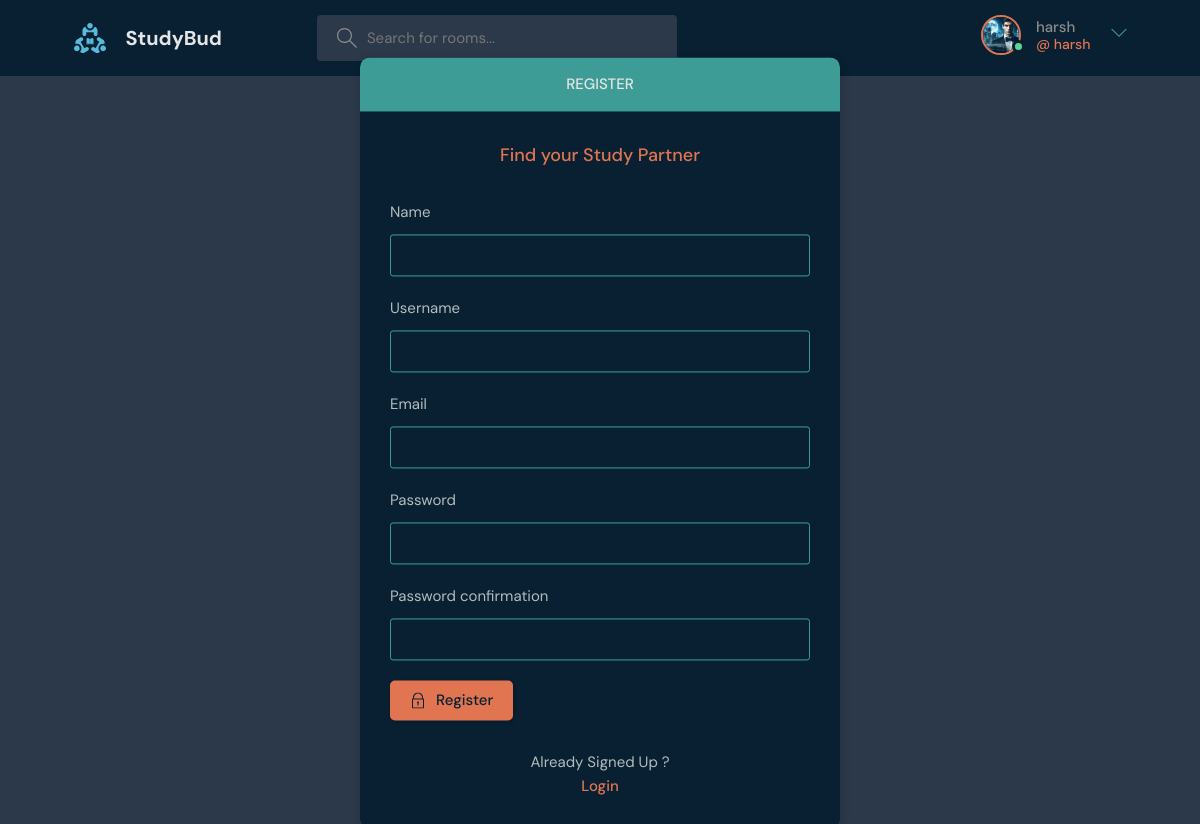
Page /register/ (signed in) on the committed database.
### base/models.py (models this page shows)
class User(AbstractUser):
    name = models.CharField(max_length=200, null=True)
    email = models.EmailField( unique=True, null = True)
    bio = models.TextField( null=True)
    avatar = models.ImageField(null=True, default="avatar.svg")
    USERNAME_FIELD = 'email'
    REQUIRED_FIELDS = []

### base/views.py (the view, shortened to what this page needs)
# urls.py: path('register/', views.registerPage,name='register'),
def registerPage(request):
    form = MyUserCreationForm()
    context = {'form': form}
    return render(request,"base/login_register.html", context)

### base/forms.py
class MyUserCreationForm(UserCreationForm):
  class Meta:
    model = User
    fields = ['name','username' , 'email', 'password1', 'password2' ]

### base/templates/base/login_register.html (shortened to what this page needs)
{% extends "main.html" %} {% block content %}
<main class="auth layout">
  {% if page == 'login' %}
  <div class="container">
    <div class="layout__box">
      <div class="layout__boxHeader">
        <div class="layout__boxTitle">
          <h3>Login</h3>
        </div>
      </div>
      <div class="layout__body">
        <h2 class="auth__tagline">Find your Study Partner</h2>
        <form method="POST" action="">
          {% csrf_token %}
          <div class="form__group form__group">
            <label for="room_name">Email</label>
            <input
              id="username"
              name="username"
              type="email"
              placeholder="e.g. example@example.com"
            />
          </div>
          <div class="form__group">
            <label for="password">Password</label>
            <input
              id="password"
              name="password"
              type="password"
              placeholder="&bull;&bull;&bull;&bull;&bull;&bull;&bull;&bull;"
            />
          </div>
          <button class="btn btn--main" type="submit">
            <svg
              version="1.1"
              xmlns="http://www.w3.org/2000/svg"
              width="32"
              height="32"
              viewBox="0 0 32 32"
            >
              <title>lock</title>
              <path
                d="M27 12h-1v-2c0-5.514-4.486-10-10-10s-10 4.486-10 10v2h-1c-0.553 0-1 0.447-1 1v18c0 0.553 0.447 1 1 1h22c0.553 0 1-0.447 1-1v-18c0-0.553-0.447-1-1-1zM8 10c0-4.411 3.589-8 8-8s8 3.589 8 8v2h-16v-2zM26 30h-20v-16h20v16z"
              ></path>
              <path
                d="M15 21.694v4.306h2v-4.306c0.587-0.348 1-0.961 1-1.694 0-1.105-0.895-2-2-2s-2 0.895-2 2c0 0.732 0.413 1.345 1 1.694z"
              ></path>
            </svg>
            Login
          </button>
        </form>
        <div class="auth__action">
          <p>Haven't signed up yet?</p>
          <a href="{%url 'register' %}" class="btn btn--link">Sign Up</a>
        </div>
      </div>
    </div>
  </div>
  {% else %}
  <div class="container">
    <div class="layout__box">
      <div class="layout__boxHeader">
        <div class="layout__boxTitle">
          <h3>Register</h3>
        </div>
      </div>
      <div class="layout__body">
        <h2 class="auth__tagline">Find your Study Partner</h2>
        <form method="POST" action="">
          {% csrf_token %} {% for field in form %}
          <div class="form__group form__group">
            <label for="room_name">{{field.label}}</label>
            {{field}}
          </div>
          {% endfor %}
          <button class="btn btn--main" type="submit">
            Register
          </button>
        </form>
        <div class="auth__action">
          <p>Already Signed Up ?</p>
          <a href="{%url 'login' %}" class="btn btn--link">Login</a>
        </div>
      </div>
    </div>
  </div>
  {% endif %}
</main>
{% endblock content %}

### templates/navbar.html (shortened to what this page needs)
{% load static %}
<header class="header header--loggedIn">
  <div class="container">
    <a href="{%url 'home' %}" class="header__logo">
      <img src="{% static 'images/logo.svg' %}" />
      <h1>StudyBud</h1>
    </a>
    <form class="header__search" method="GET" action="{%url 'home' %}">
      <label>
        <input name="q" placeholder="Search for rooms..." />
      </label>
    </form>
    <nav class="header__menu">
      {% if request.user.is_authenticated %}
      <div class="header__user">
        <a href="{%url 'user-profile' request.user.id  %}">
          <div class="avatar avatar--medium active">
            <img src="{{request.user.avatar.url}}" />
          </div>
          <p>
            {{request.user.username}} <span>@ {{request.user.username}}</span>
          </p>
        </a>
        <button class="dropdown-button">
          <svg
            version="1.1"
            xmlns="http://www.w3.org/2000/svg"
            width="32"
            height="32"
            viewBox="0 0 32 32"
          >
            <title>chevron-down</title>
            <path d="M16 21l-13-13h-3l16 16 16-16h-3l-13 13z"></path>
          </svg>
        </button>
      </div>
      {% else %} {% comment %} Not Logged in {% endcomment %}
      <a href="{%url 'login' %}">
        <img src="{% static 'images/avatar.svg' %}" />
        <p>Login</p>
      </a>
      {% endif %}
    </nav>
  </div>
</header>

### rows in the picture
User: user.avatar (picture), user.username "harsh"

### other values in the picture
{{ field.label }} "Name" "Username" "Email" "Password" "Password confirmation"
